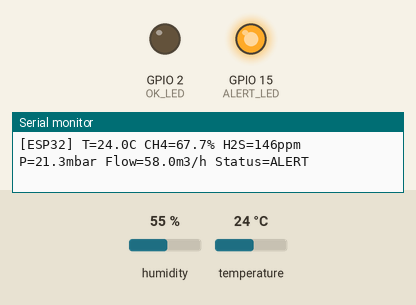
The sketch below on a simulated ESP32. On the bench: output pins drawn as LEDs (lit = HIGH), the last lines printed to the serial monitor. Inputs (shaded band) come from the test bench; at power-on: temperature 24 °C, humidity 55 %. Random numbers use the default seed unless the sketch sets one.

Above: at 3.8 s.
3.9 s: temperature set to 34.1 °C
7.8 s: temperature set to 35.5 °C
At 10.1 s:
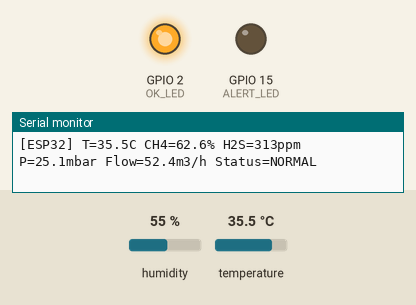
11.7 s: temperature set to 12 °C
At 12.6 s:
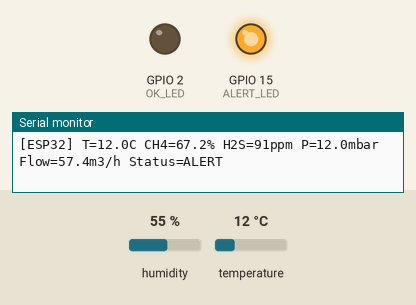
15.6 s: temperature set to 41 °C
At 18.8 s:
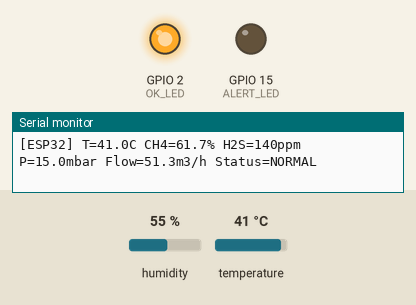
Timing chart, 0 to 20.3 s (numbered marks = the images above; inputs shaded):
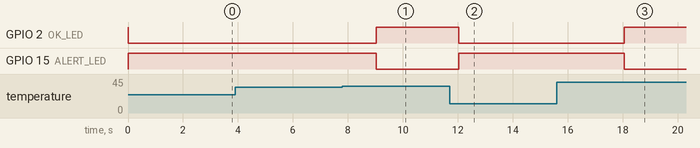

The sketch:

biogaz_monitor.ino
```cpp
#include <Arduino.h>
#include <DHT.h>

#define DHT_PIN 4
#define DHT_TYPE DHT22
#define OK_LED 2
#define ALERT_LED 15

DHT dht(DHT_PIN, DHT_TYPE);

float clamp(float value, float minValue, float maxValue) {
  return max(minValue, min(value, maxValue));
}

void setup() {
  Serial.begin(115200);
  pinMode(OK_LED, OUTPUT);
  pinMode(ALERT_LED, OUTPUT);

  dht.begin();
  digitalWrite(OK_LED, HIGH);
  digitalWrite(ALERT_LED, LOW);

  Serial.println("[ESP32] BioGaz+ / SmartDigest booting...");
  Serial.println("[ESP32] Monitoring digester: CH4 / H2S / Temp / Pressure");
}

void loop() {
  float temp = dht.readTemperature();
  if (isnan(temp)) {
    temp = 38.4;
  }

  float t = millis() / 1000.0f;
  float ch4 = 62.0f + sin(t * 0.7f) * 7.0f + random(-8, 9) / 10.0f;
  float h2s = 170.0f + cos(t * 0.8f) * 110.0f + random(0, 80);
  float pressure = 18.5f + sin(t * 0.9f) * 6.8f;
  float flow = 44.0f + (ch4 - 55.0f) * 1.1f;

  ch4 = clamp(ch4, 45.0f, 72.0f);
  h2s = clamp(h2s, 80.0f, 500.0f);
  pressure = clamp(pressure, 12.0f, 30.0f);
  flow = clamp(flow, 30.0f, 70.0f);

  bool critical = (ch4 < 50.0f) || (h2s > 400.0f) || (temp < 35.0f) || (temp > 42.0f) || (pressure > 28.0f);

  digitalWrite(OK_LED, critical ? LOW : HIGH);
  digitalWrite(ALERT_LED, critical ? HIGH : LOW);

  Serial.printf(
    "[ESP32] T=%.1fC CH4=%.1f%% H2S=%.0fppm P=%.1fmbar Flow=%.1fm3/h Status=%s\n",
    temp,
    ch4,
    h2s,
    pressure,
    flow,
    critical ? "ALERT" : "NORMAL"
  );

  delay(3000);
}
```

Measured:
- the behaviour switches between 34.9 and 35 °C on temperature (found by bisection; images 0 and 1)
- after the input at 7.8 s, GPIO 2 (OK_LED): LOW → HIGH after 1.2 s; GPIO 15 (ALERT_LED): HIGH → LOW after 1.2 s
- after the input at 11.7 s, GPIO 2 (OK_LED): HIGH → LOW after 0.33 s; GPIO 15 (ALERT_LED): LOW → HIGH after 0.33 s
- after the input at 15.6 s, GPIO 2 (OK_LED): LOW → HIGH after 2.4 s; GPIO 15 (ALERT_LED): HIGH → LOW after 2.4 s
